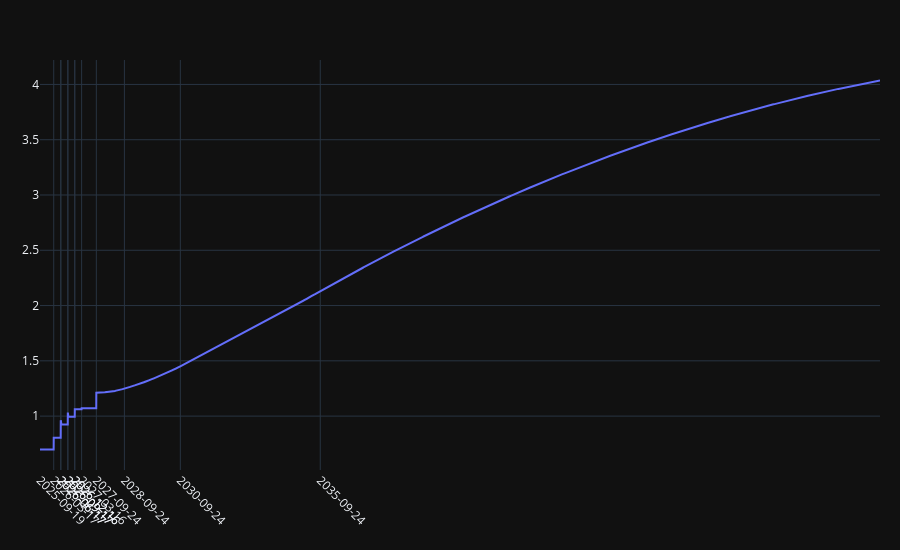

Source (notebook cell):
### Code cell
x_data_num, y_data_rate = gsq_curve._plot_rates("1D", left=rl.NoInput(0), right=rl.NoInput(0))
plot_data_dict = dict(zip(x_data_num, [y.real for y in y_data_rate]))

calendar = ql.UnitedStates(ql.UnitedStates.FederalReserve)
filtered_plot_data = {dt: rate for dt, rate in plot_data_dict.items() if calendar.isBusinessDay(ql.Date(dt.day, dt.month, dt.year))}

x_business_days = list(filtered_plot_data.keys())
y_business_rates = list(filtered_plot_data.values())

fig = go.Figure()
fig.add_trace(go.Scatter(x=x_business_days, y=y_business_rates, mode="lines", name="1D"))


def _to_naive_dt(t):
    t = pd.Timestamp(t)
    return t.tz_localize(None) if t.tzinfo is not None else t

curve_nodes = gsq_curve.nodes._nodes.keys()
tick_vals = [_to_naive_dt(t) for t in curve_nodes]
tick_text = [pd.Timestamp(t).strftime("%Y-%m-%d") for t in tick_vals]

fig.update_layout(
    # title=f"{curve_id} 1d | {snap.strftime('%Y-%m-%dT%H:%M:%S %Z') if type(datetime.datetime) == type(snap) else snap}",
    template="plotly_dark",
    margin=dict(l=40, r=20, t=60, b=80),
    xaxis=dict(tickmode="array", tickvals=tick_vals, ticktext=tick_text, tickangle=45, showgrid=True),
    height=550,
    yaxis=dict(showgrid=True),
)
fig.update_xaxes(
    showspikes=True,
    spikecolor="white",
    spikesnap="cursor",
    spikemode="across",
    showgrid=True,
)
fig.update_yaxes(
    showspikes=True,
    spikecolor="white",
    spikesnap="cursor",
    spikethickness=0.5,
    showgrid=True,
)

fig.show()

### Figure 1 — Plotly figure (JSON) as saved in the notebook; plotly's stock layout.template omitted (floating-point values rounded to 4 significant figures; data arrays with more than 128 entries replaced by an {"elided": "..."} marker saying what was removed)
{"data": [{"mode": "lines", "name": "1D", "type": "scatter", "x": {"elided": "7521 str values"}, "y": {"elided": "7521 float values"}}], "layout": {"height": 550, "margin": {"b": 80, "l": 40, "r": 20, "t": 60}, "xaxis": {"showgrid": true, "showspikes": true, "spikecolor": "white", "spikemode": "across", "spikesnap": "cursor", "tickangle": 45, "tickmode": "array", "ticktext": ["2025-09-19", "2026-03-17", "2026-06-17", "2026-06-18", "2026-09-17", "2026-09-18", "2026-12-16", "2026-12-17", "2027-03-16", "2027-09-24", "2028-09-24", "2030-09-24", "2035-09-24", "2055-09-24"], "tickvals": ["2025-09-19T00:00:00", "2026-03-17T00:00:00", "2026-06-17T00:00:00", "2026-06-18T00:00:00", "2026-09-17T00:00:00", "2026-09-18T00:00:00", "2026-12-16T00:00:00", "2026-12-17T00:00:00", "2027-03-16T00:00:00", "2027-09-24T00:00:00", "2028-09-24T00:00:00", "2030-09-24T00:00:00", "2035-09-24T00:00:00", "2055-09-24T00:00:00"]}, "yaxis": {"showgrid": true, "showspikes": true, "spikecolor": "white", "spikesnap": "cursor", "spikethickness": 0.5}}}
